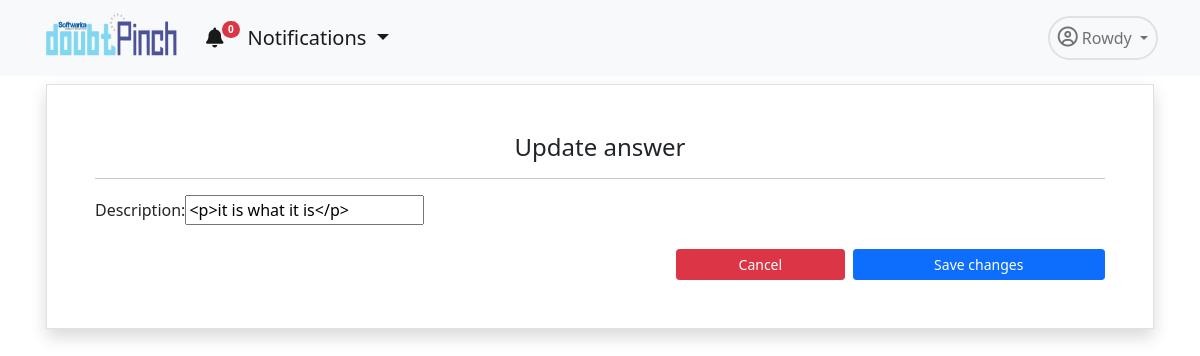
/app/update-answer/26 (signed in), run on an earlier commit of the app's database.
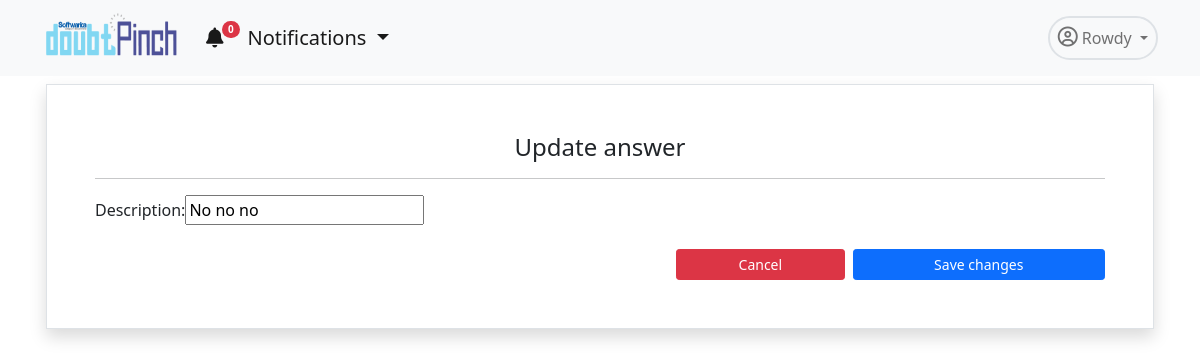
And on a later commit of the database.
### dpapp/models.py (models this page shows, shortened)
class Answer(models.Model):
    user= models.ForeignKey(User, on_delete=models.CASCADE, related_name='answerer')
    doubt=models.ForeignKey(Doubt,on_delete=models.CASCADE)
    description=models.TextField(null=True)
    created_on = models.DateTimeField(default=datetime.now, blank=True)
    updated=models.BooleanField(default=False)

### dpapp/views.py (the view, shortened to what this page needs)
# urls.py: path('update-answer/<pk>',UpdateAnswer.as_view(),name='update_answer'),
class UpdateAnswer(UpdateView):
    form_class=AnswerForm
    model=Answer

### dpapp/forms.py
class AnswerForm(forms.ModelForm):
    class Meta():
        model = Answer
        fields = ('description',)
        widgets = {
            'description': SummernoteWidget(attrs={'summernote': {'width': '100%', 'height': '200px', "placeholder": "Your Solution..."}}),
        }

### dpapp/blognav.py (called while the page is built)
def navbar(request):
    if not request.user.is_anonymous:
        user=request.user
        notifications = Notification.objects.filter(user=user).order_by('-id')[:5]
        noti_count = Notification.objects.filter(user=user, is_seen=False).count()
        return {'nav_notifications': notifications,'noti_count':noti_count}
    return {'nav_notifications': '0','noti_count':0}

### templates/dpapp/answer_form.html (shortened to what this page needs)
{% extends 'dpapp/base.html' %}
{% load bootstrap %}
{% block navbar%}
<div class="container">
        <div class="border shadow p-5 mx-1 mt-2 mb-3">
            <h4 class="text-center fw-light">Update answer</h4>
            <form method="post" enctype="multipart/form-data">
                <hr>
                {{form|bootstrap}}
                <div class="mt-4  d-flex justify-content-end">
                        <a href="javascript:history.go(-1)" type="submit" class="btn btn-danger btn-sm col-2 me-2" onclick="return confirm('Want to cancel the post?')">Cancel</a>
                        <button type="submit" class="btn btn-primary btn-sm col-3"  >Save changes</button>
                </div>
            </form>
    </div>
</div>
{% endblock%}

What changed in the data, as far as the page shows it:
changed Answer: description "<p>it is what it is</p>" → "No no no"
